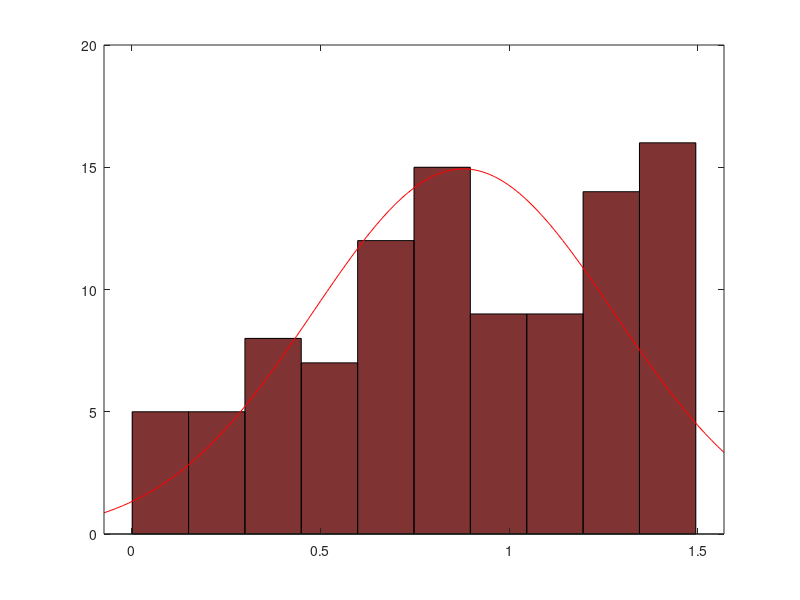

Write the MATLAB code that produced this figure. (Note: this script raises an error after producing the figure.)
rng('default')
stddev = 1.5;
mean = 0;
%set1 = stddev.*unifrnd(100,1) + mean;
%set2 = stddev.*unifrnd(1000,1) + mean;
%set3 = stddev.*unifrnd(100000,1) + mean;
set1 = stddev.*rand(100,1) + mean;
set2 = stddev.*rand(1000,1) + mean;
set3 = stddev.*rand(100000,1) + mean;
%set4=unifrnd(0,1000);
%hold on;
h1=histfit(set1);
set(h1(1),'facecolor',[0.5,0.2,0.2]); 
set(h1(1),'FaceAlpha',0.3);
%set(h1(2),'LegendInformation','IconDisplayStyle','off');
%legend('Sample set');
hold on
h2=histfit(set2);
set(h2(1),'facecolor',[0.2,0.5,0.5]);
set(h2(1),'FaceAlpha',0.4);
%hold off
%hold on
h3=histfit(set3);

set(h3(1),'facecolor',[0.5,0.5,0.5]);
set(h3(1),'FaceAlpha',0.4);
hold off

h = histogram(set3,'Normalization','pdf');
set(h(1),'FaceAlpha',0.2);
grid = linspace(min(set3),max(set3));
line(0.67,grid,'color','r')